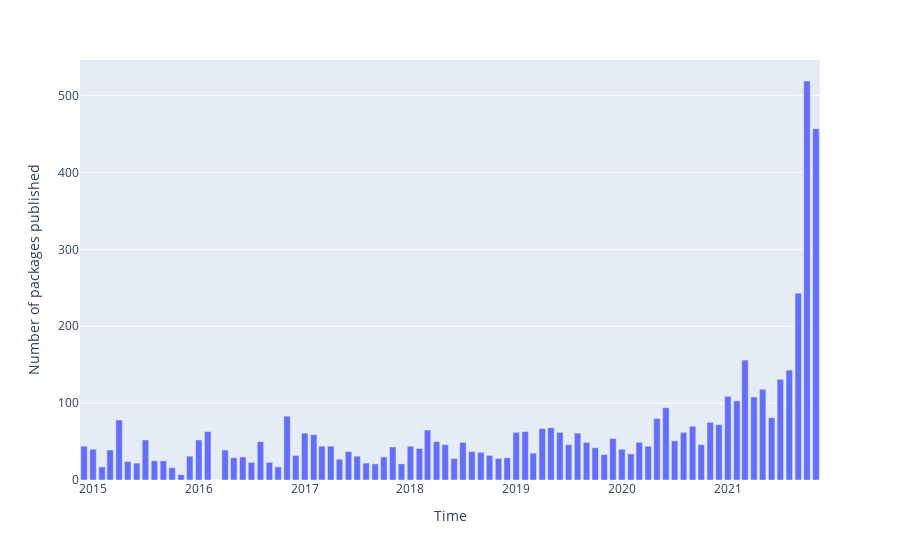

Notebook code cell kept with this figure:
### Code cell
df = pd.DataFrame(l, columns=["Time", "Number of packages published"])
df = df.iloc[38:]
px.bar(df, x="Time", y="Number of packages published")

### Figure 1 — Plotly figure (JSON) as saved in the notebook; plotly's stock layout.template omitted (floating-point values rounded to 4 significant figures)
{"data": [{"alignmentgroup": "True", "hovertemplate": "Time=%{x}<br>Number of packages published=%{y}<extra></extra>", "legendgroup": "", "marker": {"color": "#636efa", "pattern": {"shape": ""}}, "name": "", "offsetgroup": "", "orientation": "v", "showlegend": false, "textposition": "auto", "type": "bar", "x": ["2014-12", "2015-01", "2015-02", "2015-03", "2015-04", "2015-05", "2015-06", "2015-07", "2015-08", "2015-09", "2015-10", "2015-11", "2015-12", "2016-01", "2016-02", "2016-04", "2016-05", "2016-06", "2016-07", "2016-08", "2016-09", "2016-10", "2016-11", "2016-12", "2017-01", "2017-02", "2017-03", "2017-04", "2017-05", "2017-06", "2017-07", "2017-08", "2017-09", "2017-10", "2017-11", "2017-12", "2018-01", "2018-02", "2018-03", "2018-04", "2018-05", "2018-06", "2018-07", "2018-08", "2018-09", "2018-10", "2018-11", "2018-12", "2019-01", "2019-02", "2019-03", "2019-04", "2019-05", "2019-06", "2019-07", "2019-08", "2019-09", "2019-10", "2019-11", "2019-12", "2020-01", "2020-02", "2020-03", "2020-04", "2020-05", "2020-06", "2020-07", "2020-08", "2020-09", "2020-10", "2020-11", "2020-12", "2021-01", "2021-02", "2021-03", "2021-04", "2021-05", "2021-06", "2021-07", "2021-08", "2021-09", "2021-10", "2021-11"], "xaxis": "x", "y": [44, 40, 17, 39, 78, 24, 22, 52, 25, 25, 16, 7, 31, 52, 63, 39, 29, 30, 23, 50, 23, 17, 83, 32, 61, 59, 44, 44, 27, 37, 31, 22, 21, 30, 43, 21, 44, 41, 65, 50, 46, 28, 49, 37, 36, 32, 28, 29, 62, 63, 35, 67, 68, 62, 46, 61, 49, 42, 33, 54, 40, 34, 49, 44, 80, 94, 51, 62, 70, 46, 75, 72, 109, 103, 156, 108, 118, 81, 131, 143, 243, 519, 457], "yaxis": "y"}], "layout": {"barmode": "relative", "legend": {"tracegroupgap": 0}, "margin": {"t": 60}, "xaxis": {"anchor": "y", "domain": [0, 1], "title": {"text": "Time"}}, "yaxis": {"anchor": "x", "domain": [0, 1], "title": {"text": "Number of packages published"}}}}
